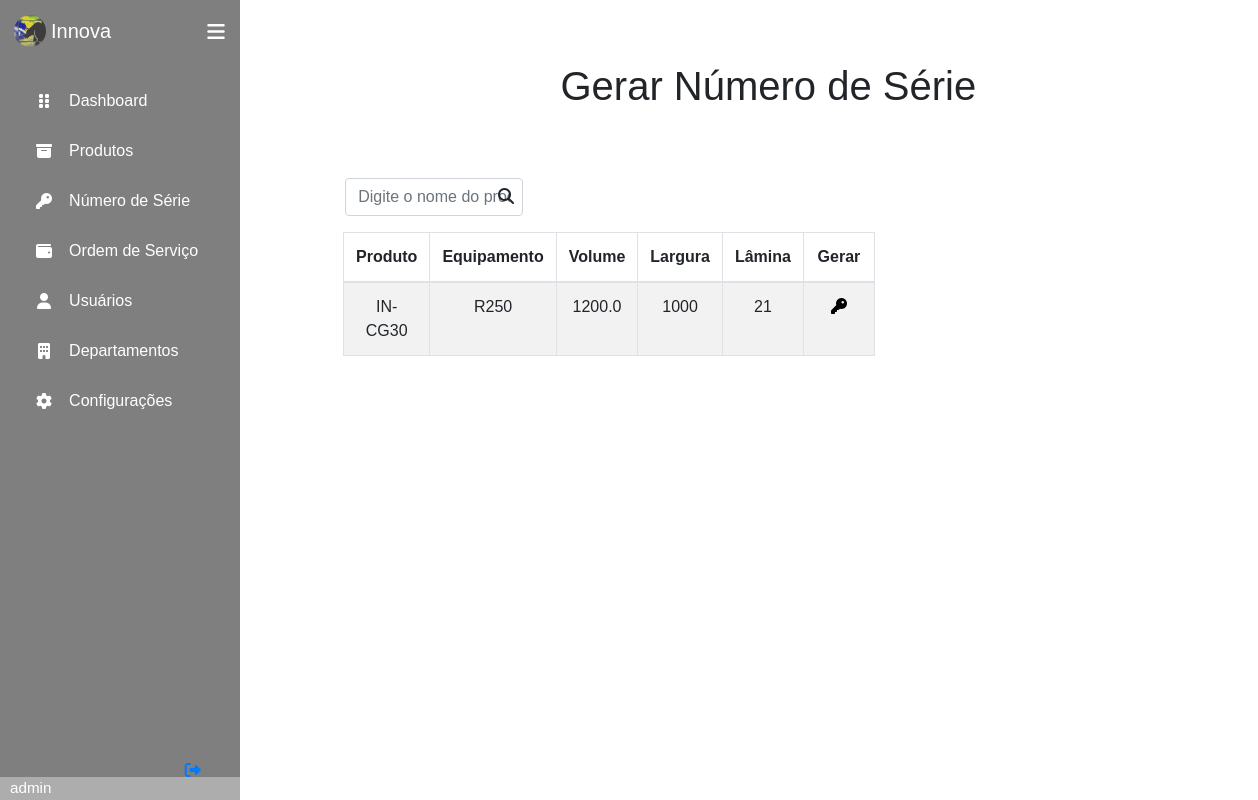
Page /products/newSerialNumber/ (signed in) on the committed database.
### produtos/models.py (models this page shows, shortened)
class Produto(models.Model):
    nome = CharField(max_length=30)
    equipamento = CharField(max_length=10)
    capacidade = FloatField()
    largura = IntegerField()
    lamina = IntegerField()
    peso = IntegerField()
    dateCriacao = DateTimeField(auto_now_add=True)
    dateUpdate = DateTimeField(auto_now=True)
    segmento = ForeignKey(Segmento, null=True, on_delete=SET_NULL)
    tipoProduto = ForeignKey(TipoProduto, null=True, on_delete=SET_NULL)
    categoria = ForeignKey(CategoriaProduto, null=True, on_delete=SET_NULL)
    classeAplicacao = ForeignKey(ClasseProduto, null=True, on_delete=SET_NULL)
    responsavel = ForeignKey(Colaborador, null=True, on_delete=SET_NULL)

### produtos/views.py (the view)
# urls.py: path('newSerialNumber/', views.GenerateSerial, name = 'Generate_SerialNumber'),
def GenerateSerial(request):
    productsList = Produto()
    generate = request.GET.get('generate')
    if generate:
        productsList = Produto.objects.filter(nome__icontains = generate)
    productsList = Produto.objects.all()
    return render(request, 'produtos/NewSerialNumber.html', {'products': productsList})

### templates/produtos/NewSerialNumber.html (shortened to what this page needs)
{% extends 'base.html' %}
{% load crispy_forms_tags %}
{% block content %}
    <div class="container title">
        <h1> Gerar Número de Série</h1>
    </div>
    <div class="offset-1 col-6 body-generate">
        <form method="GET" class="col-5 search-generate">
            <input class="form-control" type="text" id="generate" name="generate" placeholder="Digite o nome do produto">
            <i class="fas fa-search" id="search-button"></i>
        </form>
        {% if products|length > 0 %}
        <table class="table table-striped table-hover table-bordered tab-generate">
            <thead>
                <tr>
                    <th scope="col">Produto</th>
                    <th scope="col">Equipamento</th>
                    <th scope="col">Volume</th>
                    <th scope="col">Largura</th>
                    <th scope="col">Lâmina</th>
                    <th scope="col">Gerar</th>
            </thead>
            <tbody>
                {% for product in products %}
                    <tr scope="row">
                        <td>
                            {{product.nome}}
                        </td>
                        <td>
                            {{product.equipamento}}
                        </td>
                        <td>
                            {{product.capacidade}}
                        </td>
                        <td>
                            {{product.largura}}
                        </td>
                        <td>
                            {{product.lamina}}
                        </td>
                        <td>
                            <a href="{% url 'products:Generate_Single_SerialNumber' product.id %}" class="icon generate-serial" onclick="confirmButton()">
                                <div class="col">
                                    <i class="fas fa-key generate-numberSerie"></i>
                                </div>
                            </a>
                        </td>
                    </tr>
                {% endfor %}
            </tbody>
        </table>
        {% else %}
            <div class="sem-produtos">
                Nenhum produto cadastrado!
            </div>
        {% endif %}
        </div>
    </div>
{% endblock %}

### templates/base.html (shortened to what this page needs)
{% load static %}
<!DOCTYPE html>
<html lang="pt-br">
<head>
    <link rel="stylesheet" href="{% static 'css/style.css' %}">
    <link rel="stylesheet" href="{% static 'css/bs/bootstrap.css' %}">
</head>
<body>
    {% if user.is_authenticated %}
    <div class="sidebar">
        <div class="logo_content">
            <div class="logo">
                <img src="{% static 'img/logo-base.png' %}" class="img-base"/>
                <div class="logo_name">Innova</div>
            </div>
            <i class="fas fa-bars" id="btn-menu"></i>
        </div>
        <ul class="nav_list">
            <li>
                <a href="{%url 'main:Home_Main'%}">
                    <i class="fas fa-grip-vertical"></i>
                    <span class="link_name">Dashboard</span>
                </a>
            </li>
            <li>
                <a href="{%url 'products:Home_Products'%}">
                    <i class="fas fa-archive"></i>
                    <span class="link_name">Produtos</span>
                </a>
            </li>
            <li>
                <a href="{%url 'products:Serial_Number'%}">
                    <i class="fas fa-key"></i>
                    <span class="link_name">Número de Série</span>
                </a>
            </li>
            <li>
                <a href="{% url 'workOrder:Home_WorkOrder' %}">
                    <i class="fas fa-wallet"></i>
                    <span class="link_name">Ordem de Serviço</span>
                </a>
            </li>
            <li>
                <a href="{%url 'colaborators:Home_Colaborator'%}">
                    <i class="fas fa-user"></i>
                    <span class="link_name">Usuários</span>
                </a>
            </li>
            <li>
                <a href="{%url 'departments:Home_Departments'%}">
                    <i class="fas fa-building"></i>
                    <span class="link_name">Departamentos</span>
                </a>
            </li>
            <li>
                <a href="#">
                    <i class="fas fa-cog"></i>
                    <span class="link_name">Configurações</span>
                </a>
            </li>
        </ul>
        <div class="profile_content">
            <div class="profile">
                <div class="profile_details">
                    <div class="name_job">
                        <div class="name">{{ user.username }}</div>
                    </div>
                </div>
                <a href="{%url 'logout'%}">
                    <i class="fas fa-sign-out-alt" id="logout"></i>
                </a>
            </div>
        </div>
    </div>
    {% endif %}
    <div class="home_content">
        {% block content %}
        {% endblock %}
</body>
</html>

### static/css/style.css (style rules this page uses)
* { margin: 0; padding: 0; box-sizing: border-box; font-family: sans-serif; }
body { position: relative; min-height: 100vh; width: 100%; overflow: auto; }
.sidebar { position: fixed; top: 0; left: 0; height: 100%; width: 15em; background: #7F7F7F; padding: 0.37em 0.88em; }
.sidebar .logo_content .logo { color: #fff; display: flex; height: 3.13em; width: 100%; align-items: center; }
.logo_content .img-base { border-radius: 50%; margin-right: 0.31em; }
.logo_content .logo .logo_name { font-size: 1.25em; font-weight: 400; }
.sidebar #btn-menu { position: absolute; color: #fff; left: 90%; top: 0.37em; font-size: 1.25em; height: 3.13em; width: 3.13em; text-align: center; line-height: 2.5em; transform: translateX(-50%); }
.sidebar ul { margin-top: 1.25em; }
.sidebar ul li { position: relative; height: 3.13em; width: 100%; margin: 0 0.31em; list-style: none; line-height: 3.13em; }
.sidebar ul li a { color: #fff; display: flex; align-items: center; text-decoration: none; transition: all 0.4s ease; border-radius: 0.75em; }
.sidebar ul li a i { height: 3.13em; min-width: 3.13em; border-radius: 0.75em; line-height: 3.13em; text-align: center; }
.sidebar .profile_content { position: absolute; color: #fff; bottom: 0; left: 0; width: 100%; }
.profile_content .profile .profile_details { display: flex; align-items: center; background: #ADADAD; }
.profile .profile_details .name_job { margin-left: 0.63em; }
.profile .profile_details .name { font-size: 0.95em; font-weight: 400; }
.profile #logout { position: absolute; left: 88%; bottom: 0.31em; transform: translateX(-50%); min-width: 3.3em; line-height: 3.13em; font-size: 1.25; border-radius: 0.75em; }
.home_content { top: 2em; position: absolute; height: 95%; width: 84%; left: 15em; }
.title { font-size: 1.5em !important; padding: 30px; position: relative; text-align: center; }
h1 { padding-bottom: 0.75em; }
.fas.fa-search { position: absolute; cursor: pointer; top:0.6em; right: 1.5em; }
.table { text-align: center; margin-right: 0; }
.search-generate { right: 0.8em; margin-bottom: 1em; }
.fas.fa-key.generate-numberSerie { color: #000; }

### rows in the picture
Produto: nome "IN-CG30", equipamento "R250", capacidade "1200.0", largura "1000", lamina "21"

### other values in the picture
{{ user.username }} "admin"
